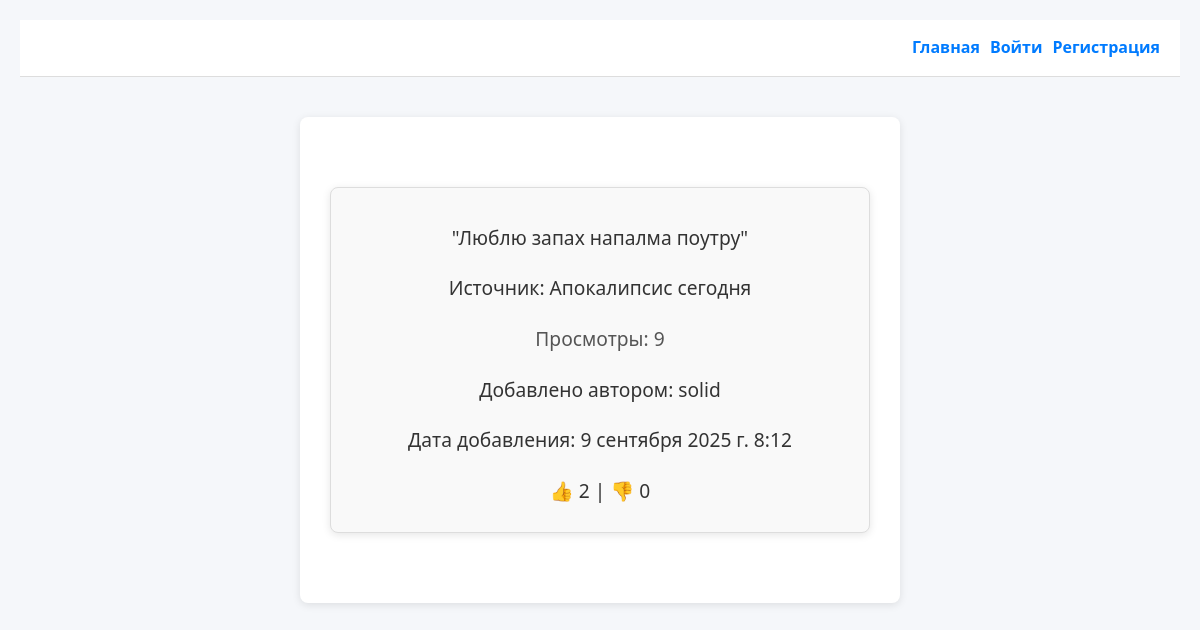
The page / on the database its author committed.
### app_quote/models.py (models this page shows, shortened)
class Quote(models.Model):
    source = models.CharField(max_length=100)
    text = models.TextField()
    weight = models.PositiveIntegerField(default=1, verbose_name='Вес')
    author = models.ForeignKey(
        User, on_delete=models.CASCADE, verbose_name='Автор'
    )
    created_at = models.DateTimeField(auto_now_add=True)
    class Meta:
        constraints = [
            models.UniqueConstraint(
                fields=['text'],
                name='unique_text',
                violation_error_message="Цитата уже существует для этого источника"
            ),
            models.CheckConstraint(
                check=~models.Q(source=''),
                name='non_empty_source',
                violation_error_message="Источник не может быть пустым"
            ),
        ]
    def like_count(self):
        return self.votes.filter(is_like=True).count()
    def dislike_count(self):
        return self.votes.filter(is_like=False).count()

### app_quote/views.py (the view, shortened to what this page needs)
# urls.py: path('', home, name='home'),
def home(request):
    quotes = list(Quote.objects.all())
    if not quotes:
        return render(request, 'home.html', {
            'quote': None,
            'view_count': 0,
            'no_quotes_message': "Еще нет цитат.",
        })
    weights = [q.weight for q in quotes]
    selected_quote = random.choices(quotes, weights=weights, k=1)[0]
    view_counter, created = ViewCounter.objects.get_or_create(
        quote=selected_quote)
    view_counter.count += 1
    view_counter.save()
    context = {
        'quote': selected_quote,
        'view_count': view_counter.count,
        'author': selected_quote.author.username,
        'create_at': selected_quote.created_at,
        'user_vote': None,
        'has_voted': False,
    }
    context.update({
        'like_count': selected_quote.like_count(),
        'dislike_count': selected_quote.dislike_count(),
    })
    return render(request, 'home.html', context)

### app_quote/templates/home.html (shortened to what this page needs)
{% extends "base.html" %}
{% block content %}
  <div class="quote-card">
    {% if no_quotes_message %}
      <p>{{ no_quotes_message }}</p>
    {% else %}
      <p>"{{ quote.text }}"</p>
      <p>Источник: {{ quote.source }}</p>
      <p class="views">Просмотры: {{ view_count }}</p>
      <p class="author">Добавлено автором: {{ author }}</p>
      <p class="time">Дата добавления: {{ create_at }}</p>
      <p>
        👍 <span id="like-count">{{ like_count }}</span> |
        👎 <span id="dislike-count">{{ dislike_count }}</span>
      </p>
    {% endif %}
  </div>
{% endblock %}

### app_quote/static/main.css (style rules this page uses)
* { box-sizing: border-box; margin: 0; padding: 0; }
body { font-family: 'Segoe UI', Tahoma, Geneva, Verdana, sans-serif; background-color: #f5f7fa; color: #333; line-height: 1.6; padding: 20px; }
p { margin-top: 20px; }
.quote-card { max-width: 600px; margin: 40px auto; background: #fff; padding: 30px; border-radius: 8px; box-shadow: 0 2px 8px rgba(0, 0, 0, 0.1); text-align: center; }
.quote-card p { font-size: 1.2rem; margin-bottom: 10px; }
.views { color: #555; margin-bottom: 20px; }
.quote-card { border: 1px solid #ddd; padding: 15px; border-radius: 8px; background-color: #f9f9f9; }

### rows shown on the page
Quote: text "Люблю запах напалма поутру", source "Апокалипсис сегодня", created_at "9 сентября 2025 г. 8:12"

### other values the page prints
{{ view_count }} "9"
{{ author }} "solid"
{{ like_count }} "2"
{{ dislike_count }} "0"
